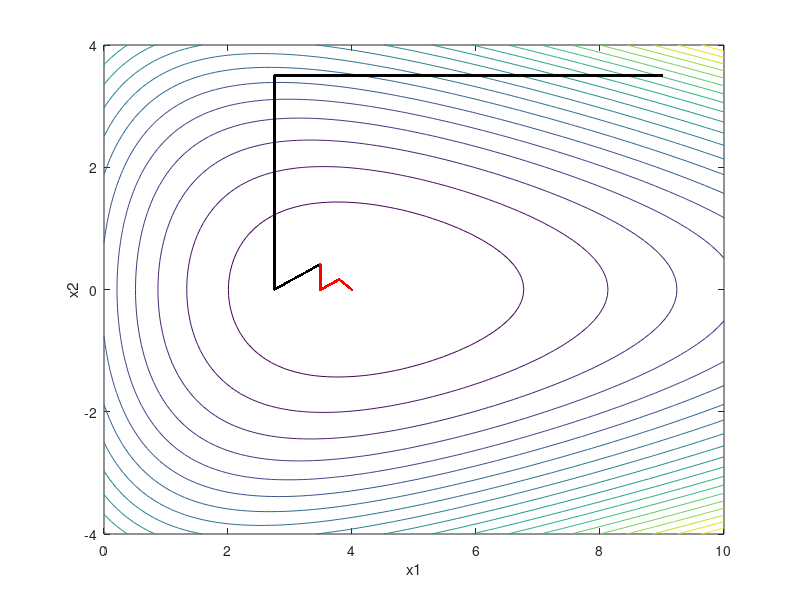

MATLAB code for this plot:
% 例程 2.17  鲍威尔法（Powell’s method）
%  函数： y = (exp(-(x1 - 3)/2)) + (exp((x1 + 4*x2)/10)) + (exp((x1 - 4*x2)/10));
[vx1, vx2] = meshgrid(0: 0.1: 10, -4: 0.1: 4);
y = (exp(-(vx1 - 3)/2)) + (exp((vx1 + 4*vx2)/10)) + (exp((vx1 - 4*vx2)/10));
%  绘制函数等高线
figure(1)
contour(vx1, vx2, y, 20);
hold  on;
xlabel('x1');  ylabel('x2');
%  第一轮迭代
%  设置初始点
x1i = 9;
x2i = 3.5;
yi = (exp(-(x1i - 3)/2)) + (exp((x1i + 4*x2i)/10)) + (exp((x1i - 4*x2i)/10));
x1 = x1i;
x2 = x2i;
yref = yi;
for M = 1:3  %  搜索段计数器（共3段）
    flag = 1;
    if M == 3
        m1 = (x2 - x2i)/(x1 - x1i);  %  计算斜率（第三段搜索用）
    end
    %  三次搜索过程
    while flag == 1
        y = (exp(-(x1 - 3)/2)) + (exp((x1 + 4*x2)/10)) + (exp((x1 - 4*x2)/10));
        if y > yref
            flag = 0;
            x1 = x1o;
            x2 = x2o;
        else
            yref = y;
            plot(x1, x2, 'k.');
            x1o = x1;
            x2o = x2;
            switch  M
                case 1
                    x1 = x1 - 0.01;  %  第一段：从右向左移动
                case  2
                    x2 = x2 - 0.01; % 第二段：向下移动
                case 3
                    % 第三段：从左向右移动
                    x1 = x1 + 0.01;
                    x2 = m1*(x1 - x1i) + x2i;
            end
        end
    end
end
%  第二轮迭代
x1i = x1;
x2i = x2;
for M =1:3  %  搜索段计数器（共3段）
    flag = 1;
    if M == 3
        m2 = (x2 - x2i)/(x1 - x1i);  %  计算斜率（第三段搜索用）
    end
    %  三次搜索过程
    while flag == 1
        y = (exp(-(x1 - 3)/2)) + (exp((x1 + 4*x2)/10)) + (exp((x1 - 4*x2)/10));
        if y > yref
            flag = 0;
            x1 = x1o;
            x2 = x2o;
        else
            yref = y;
            plot(x1, x2, 'r.');
            x1o = x1;
            x2o = x2;
            switch  M
                %  第一段：向下移动
                case 1
                    x2 = x2 - 0.01;
                    x1p = x1;
                    x2p = x2;
                case 2
                    %  第二段：从左向右移动
                    x1 = x1 + 0.001;
                    x2 = m1*(x1 - x1p) + x2p;
                case 3
                    %  第三段：从左向右移动
                    x1 = x1 + 0.01;
                    x2 = m2*(x1 - x1i) + x2i;
            end
        end
    end
end
